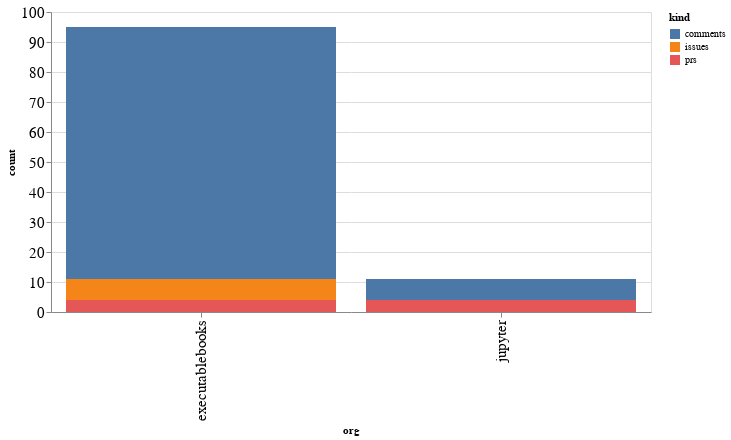

Notebook cell for this chart:
### Code cell
alt.Chart(org_summaries, width=600).mark_bar().encode(
    x='org',
    y='count',
    color='kind',
    tooltip="org"
)

### Figure 1 — Vega-Lite specification as saved in the notebook (floating-point values rounded to 4 significant figures)
{"config": {"axisLeft": {"labelFontSize": 15}, "axisBottom": {"labelFontSize": 15}}, "data": {"name": "data-aba00e10d4b19ad2a4842ba7793442f2"}, "mark": "bar", "encoding": {"color": {"type": "nominal", "field": "kind"}, "tooltip": {"type": "nominal", "field": "org"}, "x": {"type": "nominal", "field": "org"}, "y": {"type": "quantitative", "field": "count"}}, "width": 600, "$schema": "https://vega.github.io/schema/vega-lite/v4.8.1.json", "datasets": {"data-aba00e10d4b19ad2a4842ba7793442f2": [{"org": "executablebooks", "kind": "comments", "count": 84}, {"org": "executablebooks", "kind": "issues", "count": 7}, {"org": "executablebooks", "kind": "prs", "count": 4}, {"org": "jupyter", "kind": "comments", "count": 7}, {"org": "jupyter", "kind": "prs", "count": 4}]}}
